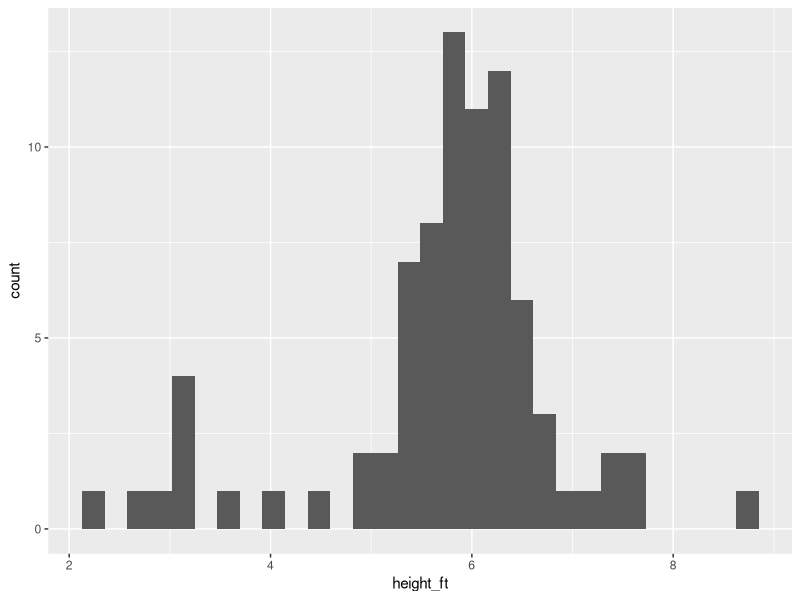

Source code (R):
## ---- chunk 1
knitr::opts_chunk$set(echo = TRUE, message = FALSE)
## ---- chunk 2
library(tidyverse)

dim(starwars) #returns the dimensions of starwars
colnames(starwars) # returns the column names of starwars

head(starwars) # a small preview of the df
glimpse(starwars) # the df by column

?starwars # help and info about df, opens up a html page

starwars %>% count(species) # a count of each species in df

mean(starwars$height) #the mean of all heights
mean(starwars$height, na.rm = TRUE) # the mean of all heights not counting NA values

summary(starwars$height) #basic info for df (min mean max NA count etc)

# a function that takes in cm and returns the equivelent length in feet
cm_to_ft <- function(cm){ 
  ft = cm / 30.48
  return(ft)
}

#uses cm_to_feet to create a new variable height_ft in df
starwars_2 <- starwars %>% mutate(height_ft = cm_to_ft(height)) 

dim(starwars_2)
colnames(starwars_2)

summary(starwars_2$height_ft)

#a histogram of height_ft
ggplot(starwars_2, aes(height_ft)) + 
  geom_histogram()

#filter to find the tallest row, na.rm is needed
starwars_2 %>% filter(height_ft == max(height_ft))
starwars_2 %>% filter(height_ft == max(height_ft, na.rm = TRUE))

# https://starwars.fandom.com/wiki/Yarael_Poof
## ---- chunk 3
# your code goes here
